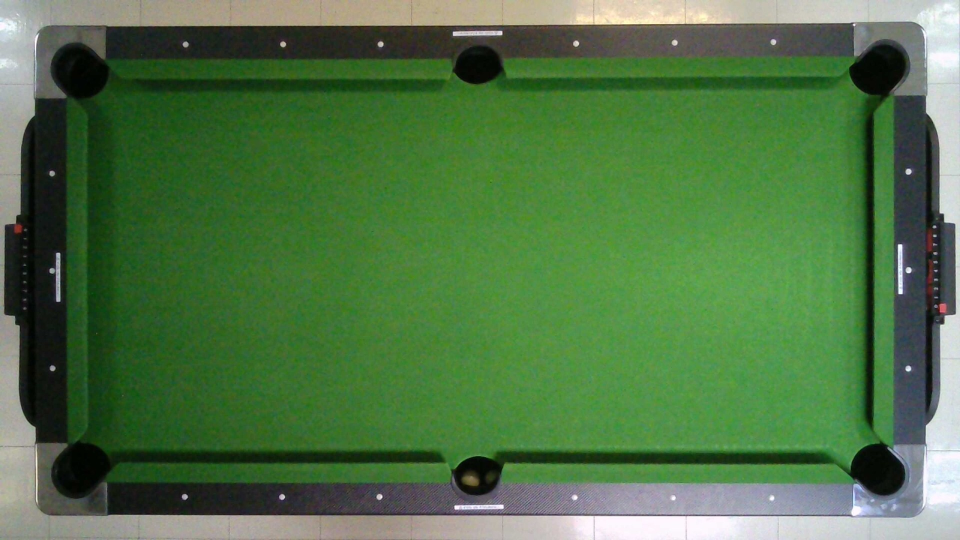
#> input picture Test_Perspective/new.jpg, 1920 x 1080 px, given in place of the camera (shown at 1/2 size)
$ python BallDetectHSV_test_projector.py
#> lines starting #> are read from the running program, lines starting #| are printed output that depends on the picture; after the words box and inside, x2 and y2 are one past the last pixel; in counts of white or black regions, pixels touching at a corner belong together

from dis import dis
from tkinter import Frame
from tkinter.colorchooser import Chooser
from turtle import circle
import cv2
import numpy as np
import math

cameraHeight=1080
cameraWidth=1920
upper_bound = 85
lower_bound = 995
# [9 lines of commented-out code are left out]

prevCircle = None
cropSize = (100, 100)


outputDrawing = np.zeros((784,1568,3), np.uint8)

# [50 lines left out: functions loadSetting, checkWinCondition, findSlope, not called in this run]

width = 1920
height = 1080
cap = cv2.VideoCapture(0)
#cap = cv2.VideoCapture('./videos/new1080.mp4')
# set frame rate to 30 fps
fps = cap.get(cv2.CAP_PROP_FPS)
print('fps = ', fps)
# frame_interval = int(fps / 5)
frame_interval = 1 #HAHAHA
avg_center_x = []
count_shot = 0
ball_move = False
# cap = cv2.VideoCapture(0, cv2.CAP_DSHOW)
cap.set(cv2.CAP_PROP_FRAME_HEIGHT, height)
cap.set(cv2.CAP_PROP_FRAME_WIDTH, width)

# start processing loop
frame_count = 0

lowerColor = [
    np.array([15,140,120]), #Yellow
    np.array([110,100,70]), #Blue
    np.array([0,150,155]), #Red
    np.array([120,100,50]), #Purple
    np.array([5,150,50]), #Orange
    np.array([50,100,100]), #Green
    np.array([0,100,50]), #Crimson
    np.array([50,50,5]), #Black
    np.array([140,0,200]), #White

]
upperColor = [
    np.array([40,255,255]),
    np.array([125,255,255]),
    np.array([20,255,255]),
    np.array([140,255,255]),
    np.array([25,255,255]),
    np.array([70,255,255]),
    np.array([20,255,155]),
    np.array([179,255,75]),
    np.array([179,130,255]),
]

grayScaleValues = [
    [167.0, 170.0],
    [88.0, 121.0],
    [133.0, 153.0],
    [113.0, 147.0],
    [173.0, 187.0],
    [134.0, 150.0],
    [123.0, 139.0],
    [98.0, 0.0],
    [0.0, 225.0],
]

updatedBall = []

# loadSetting()

while True:
    ret, frame = cap.read()
#> frame is the input picture: shape (1080, 1920, 3); mean B, G, R 70.1, 116.8, 79.5
    ret2, frame2 = cap.read()
    if not ret:
        print("Break")
        break

    frame_count += 1
    black = np.zeros((1080, 1920, 3), np.uint8)
    if frame_count % frame_interval == 0:
        # Perspective Transform
        tl = (223 ,82)
        bl = (155 ,970)
        tr = (1715 ,97)
        br = (1746 ,1003)
        cv2.circle(frame, tl, 3, (0, 0, 255), -1)
#> frame: shape (1080, 1920, 3); under 0.01% of pixels changed, all inside (x1, y1, x2, y2) = (220, 79, 227, 86)
        cv2.circle(frame, bl, 3, (0, 0, 255), -1)
#> frame: shape (1080, 1920, 3); mean B, G, R 70.1, 116.8, 79.6
        cv2.circle(frame, tr, 3, (0, 0, 255), -1)
#> frame: shape (1080, 1920, 3); mean B, G, R 70.1, 116.8, 79.6
        cv2.circle(frame, br, 3, (0, 0, 255), -1)
#> frame: shape (1080, 1920, 3); mean B, G, R 70.1, 116.8, 79.6
        cv2.line(frame, tl, bl, (0, 255, 0), 2)
        cv2.line(frame, bl, br, (0, 255, 0), 2)
        cv2.line(frame, br, tr, (0, 255, 0), 2)
        cv2.line(frame, tl, tr, (0, 255, 0), 2)
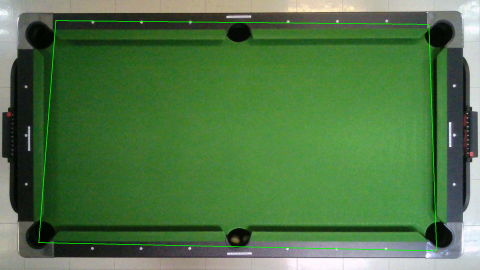
#> frame: shape (1080, 1920, 3) (shown at 1/4 size); mean B, G, R 69.7, 118.1, 79.1
        pts1 = np.float32([tl, bl, tr, br])
        pts2 = np.float32([[0, 0], [0, height], [width, 0], [width, height]])

        matrix = cv2.getPerspectiveTransform(pts1, pts2)
        # Compute the perspective transform M
        frame = cv2.warpPerspective(frame, matrix, (width, height))
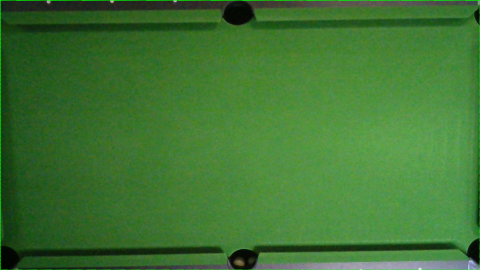
#> frame: shape (1080, 1920, 3) (shown at 1/4 size); mean B, G, R 50.5, 117, 62.8
        showFrame = cv2.warpPerspective(frame2, matrix, (width, height))
        # grayFrame = cv2.cvtColor(frame, cv2.COLOR_BGR2GRAY)
        blurFrame = cv2.GaussianBlur(frame, (5, 5), 0)

        hsvFrame = cv2.cvtColor(blurFrame, cv2.COLOR_BGR2HSV)
#> hsvFrame: shape (1080, 1920, 3); mean H, S, V 55.4, 147.7, 117.2
        lower_green = np.array([35,50,50])
        upper_green = np.array([95,255,190])

        mask = cv2.inRange(hsvFrame, lower_green, upper_green)
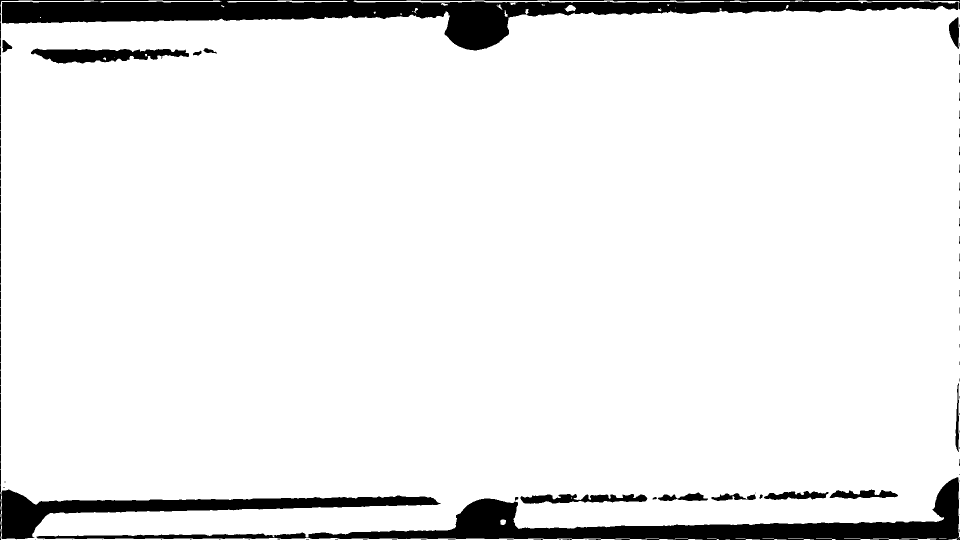
#> mask: shape (1080, 1920) (shown at 1/2 size); 92.7% white; 76 black regions (42 under 20 px), largest, box (x1, y1, x2, y2) and area: (0, 0, 1920, 1080) 65270, (73, 954, 1920, 1080) 45610, (3, 979, 881, 1079) 23106
        blurFrame = cv2.GaussianBlur(mask, (7,7), 0)
#> blurFrame: shape (1080, 1920)

        # cropped_image = frame[148:932, 174:1742]
        # cropped_Blur_image = blurFrame[148:932, 174:1742]
        # cropped_Show_image = showFrame[148:932, 174:1742]

        circles = cv2.HoughCircles(blurFrame, cv2.HOUGH_GRADIENT, 1.4, 30,
                                    param1=80, param2=15, minRadius=30, maxRadius=40)
#> circles = 16 rows, first 8: [115.5, 1060.5, 37.56], [311.5, 1036.7, 39.1], [861.7, 38.5, 37.56], [846.3, 1025.5, 36.02], [956.9, 1039.5, 37.56], [224.7, 1039.5, 39.1], [630.7, 1046.5, 31.26], [322.7, 80.5, 39.1]

        circleZones = []
        circleZonesColor = []

        if circles is not None:
            circles = np.uint16(np.around(circles))
#> circles = 16 rows, first 8: [116, 1060, 38], [312, 1037, 39], [862, 38, 38], [846, 1026, 36], [957, 1040, 38], [225, 1040, 39], [631, 1046, 31], [323, 80, 39]

            for i in circles[0, :]:
                circleZoneColor = frame[int(i[1].item())-22:int(i[1].item())+22, int(i[0].item())-22:int(i[0].item())+22]
                circleZonesColor.append(circleZoneColor)

                cv2.circle(showFrame, (i[0], i[1]), i[2], (255,0,255), 2)
#> this loop made 16 passes
#> pass 1, `circleZoneColor = frame[int(i[1].item())-22:int(i[1].item())+22, int(i..`:
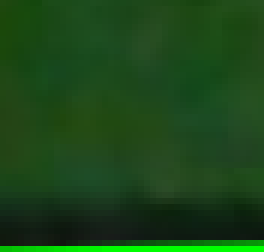
#> circleZoneColor: shape (42, 44, 3) (shown 6 times larger); mean B, G, R 24.4, 70.5, 26.8
#> pass 2, `circleZoneColor = frame[int(i[1].item())-22:int(i[1].item())+22, int(i..`:
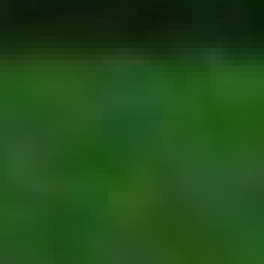
#> circleZoneColor: shape (44, 44, 3) (shown 6 times larger); mean B, G, R 25.8, 75.5, 33.1
#> after the loop, circleZonesColor = 16 items
#> (the rest of the program and of its run is left out)
